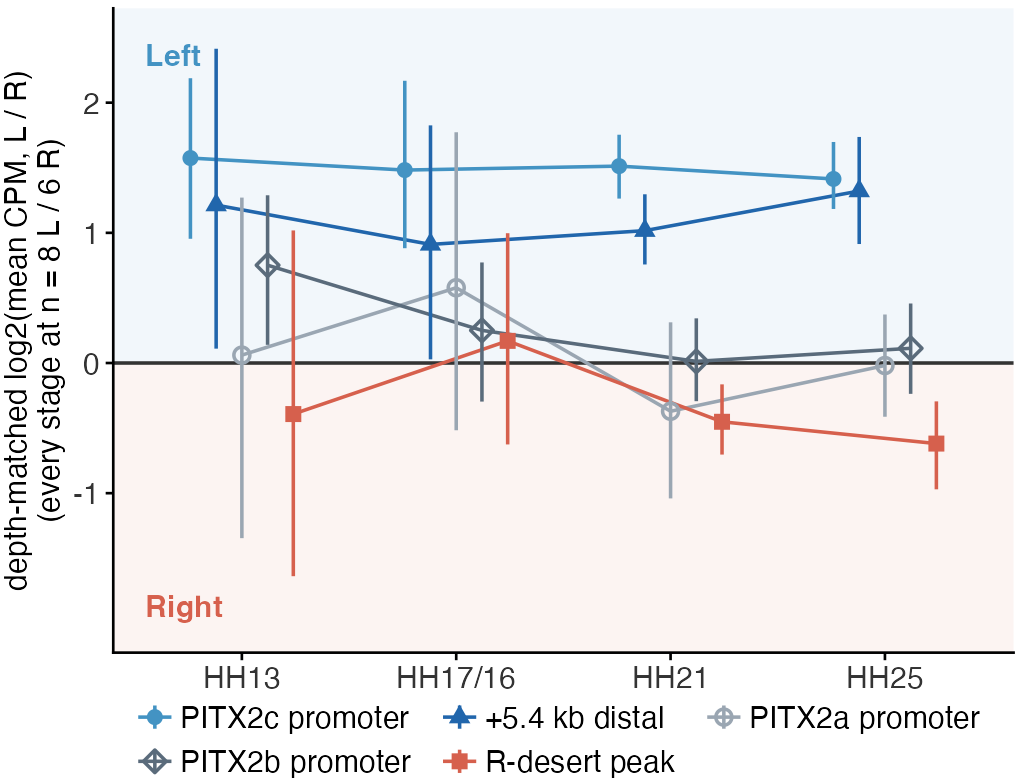

Source code (R):
#!/usr/bin/env Rscript
# figS03 Panel E: matched-power CPM depth control — named PITX2-locus elements.
#
# Element-resolved (matching fig03 panel C + fig04): the a/b/c promoters, the
# +5.4 kb putative distal enhancer, and a representative upstream-desert R-drift
# peak.  Every ventral stage is subsampled to a common embryo-half count
# (n = 8 L / 6 R; bootstrap B=3000) on the CONSISTENT floor-20 pseudobulks (the
# fig03/fig04 laterality floor), and the L/R log2(mean CPM) recomputed.  The
# focal PITX2c promoter stays Left at matched power at every stage, PITX2a/b
# promoters are near-bilateral (within-locus control; PITX2b leans Left at HH13),
# the desert peak is Right at HH21/HH25 — i.e. the focal L-bias is biology, not power.
#
# Print size (2026-10-14): authored at its composite slot, the figS03 half-width slot
# (generate.py HALF_W = 1025 px at 300 dpi = 3.42 in wide), 2.6 in tall so the 2-up D/E
# row is no taller than at the freeze and figS03 page 2 keeps its ~811-pt height.
# Printed size = authored size x the booklet's fit scale, min(564/504, 720/page height)
# = 0.888 for an 811-pt page (manuscript booklet layout, not distributed), so
# the 7.3-pt text here prints at ~6.5 pt.  The legend sits below the plot (three
# columns) so no whisker runs under it, and the five elements are dodged so none touch.
# Shapes: only Left/Right-meaning elements borrow the house glyphs (PITX2c = blue
# circle; R-desert peak = red square); the PITX2a/b controls are open grey circle /
# open grey diamond, so no control reads as "Right" (PITX2b was a grey square).
#
# R/ggplot2 (matches the other figS03/fig03 data panels).  Title/subtitle +
# per-stage pseudobulk counts live in LEGEND.md (no in-image title).
#
# Reads : figures/data/g4f_depthmatch.tsv  (scripts/depthmatch_pitx2_locus.py, floor-20)
# Writes: figures/figS03/panel_E_matched_power.png
# Local : conda run -n duckfig Rscript figures/figS03/panel_E_matched_power.R

local_lib <- "~/R/4.4.2"
if (dir.exists(local_lib)) .libPaths(c(local_lib, .libPaths()))
suppressPackageStartupMessages({
    library(ggplot2); library(dplyr)
})

HERE <- tryCatch(dirname(sub("--file=", "", grep("--file=", commandArgs(), value = TRUE))),
                 error = function(e) ".")
if (length(HERE) == 0 || HERE == "") HERE <- "."
REPO <- normalizePath(file.path(HERE, "..", ".."))
DATA <- file.path(REPO, "figures", "data")
source(file.path(REPO, "figures", "_shared", "colors.R"))
lr_cols <- get_palette("lateral", labels = c("L", "R"))
L_BLUE <- unname(lr_cols["L"]); R_RED <- unname(lr_cols["R"])

STAGES <- c("HH13", "HH17/16", "HH21", "HH25")
# element order (legend top->bottom) + L/R-semantic colour + shape
ELEM <- c("PITX2c promoter", "+5.4 kb distal", "PITX2a promoter", "PITX2b promoter", "R-desert peak")
COLS <- c("PITX2c promoter" = L_BLUE, "+5.4 kb distal" = "#2166AC",
          "PITX2a promoter" = "#9AA6B2", "PITX2b promoter" = "#5A6B7B",
          "R-desert peak" = R_RED)
SHP  <- c("PITX2c promoter" = 16, "+5.4 kb distal" = 17,
          "PITX2a promoter" = 1,  "PITX2b promoter" = 5, "R-desert peak" = 15)
TXT  <- 7.3   # authored pt; prints at ~6.5 pt in the booklet (header)

d <- read.delim(file.path(DATA, "g4f_depthmatch.tsv"), check.names = FALSE)
stopifnot(all(ELEM %in% d$peakset))
d <- d %>%
    filter(peakset %in% ELEM) %>%
    mutate(stage = factor(stage, levels = STAGES),
           element = factor(peakset, levels = ELEM))

pd <- position_dodge(width = 0.6)
p <- ggplot(d, aes(stage, matched_mean, colour = element, shape = element, group = element)) +
    annotate("rect", xmin = -Inf, xmax = Inf, ymin = 0, ymax = Inf, fill = L_BLUE, alpha = 0.07) +
    annotate("rect", xmin = -Inf, xmax = Inf, ymin = -Inf, ymax = 0, fill = R_RED, alpha = 0.07) +
    geom_hline(yintercept = 0, linewidth = 0.4, colour = "grey20") +
    geom_line(position = pd, linewidth = 0.4) +
    geom_linerange(aes(ymin = ci_lo, ymax = ci_hi), linewidth = 0.4, position = pd) +
    geom_point(position = pd, size = 1.4, fill = "white", stroke = 0.6) +
    annotate("text", x = 0.55, y = 2.45, label = "Left", hjust = 0, vjust = 1,
             fontface = "bold", colour = L_BLUE, size = TXT / .pt) +
    annotate("text", x = 0.55, y = -1.95, label = "Right", hjust = 0, vjust = 0,
             fontface = "bold", colour = R_RED, size = TXT / .pt) +
    scale_colour_manual(values = COLS, name = NULL) +
    scale_shape_manual(values = SHP, name = NULL) +
    # y-axis carries the message: each stage subsampled to a COMMON depth/n (8L/6R)
    # so a surviving L-bias = depth-robust, not a read-depth artefact.
    scale_y_continuous("depth-matched log2(mean CPM, L / R)\n(every stage at n = 8 L / 6 R)",
                       breaks = seq(-1, 2, 1)) +
    coord_cartesian(ylim = c(-2, 2.5)) +
    scale_x_discrete(NULL) +
    guides(colour = guide_legend(ncol = 3, byrow = TRUE),
           shape  = guide_legend(ncol = 3, byrow = TRUE)) +
    theme_classic(base_size = TXT) +
    theme(legend.position = "bottom", legend.margin = margin(0, 0, 0, 0),
          legend.box.spacing = unit(2, "pt"), legend.spacing.x = unit(1, "pt"),
          legend.key.height = unit(7, "pt"), legend.key.width = unit(10, "pt"),
          legend.text = element_text(size = TXT, margin = margin(l = 1, r = 3)),
          axis.text = element_text(size = TXT, colour = "grey20"),
          axis.title.y = element_text(size = TXT),
          axis.line = element_line(linewidth = 0.3), axis.ticks = element_line(linewidth = 0.3),
          plot.margin = margin(2, 3, 1, 1))

ggsave(file.path(HERE, "panel_E_matched_power.png"), p, width = 3.42, height = 2.6, dpi = 300)
cat("wrote", file.path(HERE, "panel_E_matched_power.png"), "\n")
